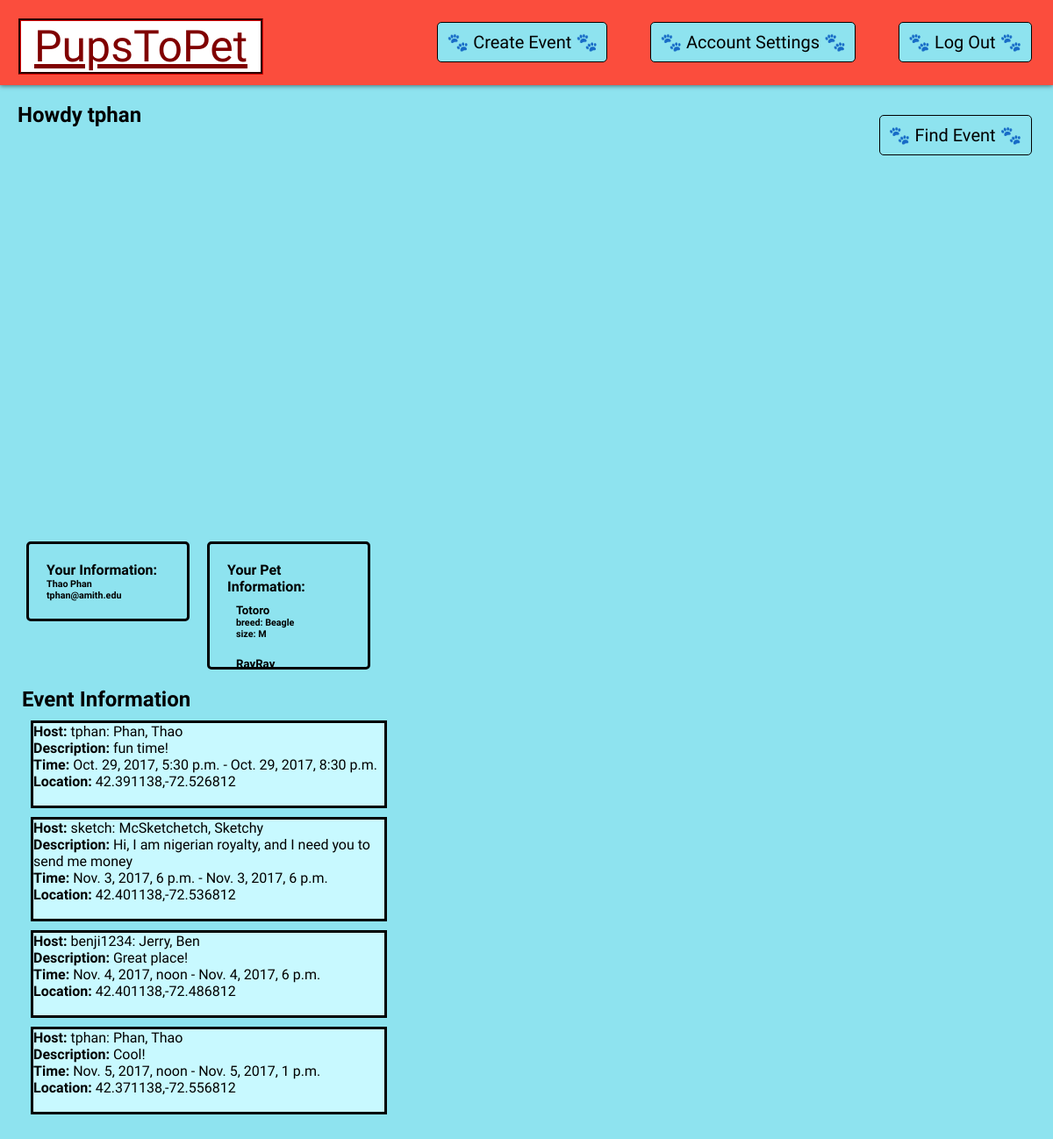
The page /PupsToPet/dashboard (signed in) on the database its author committed.
### PupsToPet/models.py (models this page shows, shortened)
class Pet(models.Model):
    ID = models.UUIDField(primary_key=True, default=uuid.uuid4, help_text="Pet's unique id")
    name = models.CharField(max_length=100, null=True, help_text="Enter pet's name")
    age = models.CharField(max_length=2, null=True, help_text="How old is your pet? Enter a number. (ex: '2', '10', or '15')")
    owner = models.ForeignKey('Owner', on_delete=models.SET_NULL, null=True, help_text="Pet's owner")
    service = models.BooleanField(default=False, help_text="Is this a service animal?")
    vaccinated = models.BooleanField(default=False, help_text="Is this pet vaccinated?")
    disposition = models.CharField(max_length=200, null=True, help_text="Write some notes about your pet's disposition/personality.")
    additional_notes= models.TextField(max_length=1000, null=True, help_text="What else should we know about your pet? Write them down here!")
    GENDER_CHOICES = (('M', 'Male'), ('F', 'Female'))
    gender = models.CharField(max_length=1, default='M', choices=GENDER_CHOICES, blank=True, help_text="Pet's gender")
    SIZE_CHOICES = (('S', 'small'), ('M', 'medium'), ('L', 'large'))
    size = models.CharField(max_length=1, choices=SIZE_CHOICES, blank=True, help_text="Pet's size")
    breed = models.ManyToManyField(Breed, help_text="Your pet might be pure-bred or mixed! Select the breed(s) for this pet.")
    def display_breed(self):
        return ', '.join([ breed.breed for breed in self.breed.all()[:3] ])
    display_breed.short_description = 'Breed'

class Breed(models.Model):
    breed = models.CharField(max_length=200, help_text="Enter a dog breed (e.g. German Sheperd, Golden Retriever, Poodle)")

class Event(models.Model):
    name = models.CharField(max_length=75,null=True,help_text="Event name")
    ID = models.UUIDField(primary_key=True, default=uuid.uuid4, help_text="Unique ID for each event")
    host = models.ForeignKey('Owner',on_delete=models.SET_NULL,null=True,help_text="Host of event")
    pets = models.ManyToManyField(Pet,help_text="Pets attending event")
    start_time = models.DateTimeField(max_length=10,null=True,help_text="Enter time that event starts")
    end_time = models.DateTimeField(max_length=10,null=True,help_text="Enter time that event ends")
    description = models.CharField(max_length=300, null=True, help_text="Enter event description here!")
    location = models.CharField(max_length=100,null=True,help_text="Enter event location") #special data type?
    class Meta:
        ordering = ["start_time", "name", "host", "ID"]

class Owner(models.Model):
    ID = models.UUIDField(primary_key=True, default=uuid.uuid4, help_text="Owner's unique id")
    user = models.OneToOneField(User, on_delete=models.CASCADE)
    GENDER_CHOICES = (('M', 'Male'), ('F', 'Female'),)
    gender = models.CharField(max_length=1, default='M', choices=GENDER_CHOICES, blank=True, help_text="Owner's gender")
    def __str__(self):
        if self.user != None:
            return '%s: %s, %s' % (self.user.username, self.user.last_name, self.user.first_name)
        return '%s' % self.ID

### PupsToPet/views.py (the view)
def dashboard(request):
    events=Event.objects.all()
    if request.user.is_authenticated():
        dogs=request.user.owner.pet_set.all()
    else:
        dogs=None
    return render(
        request,
        'dashboard.html',
        context={'events':events,'dogs':dogs},
    )

### PupsToPet/templates/dashboard.html (shortened to what this page needs)
{% extends "base_generic.html" %}
{% load static %}
{% block navbar %}
{% if user.is_authenticated %}
    <a href="{% url 'logout' %}?next={% url 'about' %}">
        <button>
            &#x1F43E; Log Out &#x1F43E;
        </button>
    </a>
    <a href="{% url 'userinfo' %}">
        <button>
            &#x1F43E; Account Settings &#x1F43E;
        </button>
    </a>
    <a href="{% url 'createevent' %}">
        <button>
            &#x1F43E; Create Event &#x1F43E;
        </button>
    </a>
{% endif %}
<a href="{% url 'findevent' %}">
    <button>
        &#x1F43E; Find Event &#x1F43E;
    </button>
</a>
{% endblock %}
{% block content %}
<div id="page-content">
    <div id="map" style="height: 450px;width: 80%"></div>
    {% if user.is_authenticated %}
    <h2>Howdy {{user.username}}</h2>
    <div id="personal-information">
        <h4>Your Information:</h4>
        <h6>{{user.get_full_name}}</h6>
        <h6>{{user.email}}</h6>
    </div>
    <div id="pet-information">
        <h4>Your Pet Information:</h4>
        <ul>
            {% for dog in dogs %}
            <li>
                <h5>{{dog.name}}</h5>
                <h6>breed: {{dog.display_breed}}</h6>
                <h6>size: {{dog.size}}</h6>
            </li>
            {% endfor %}
        </ul>
    </div>
    {% endif %}
    <div style="padding-top:10px;padding-left:5px">
        <h2>Event Information</h2>
        {% for eve in events %}
        <div style="border: 3px solid black;margin: 10px;width: 400px;background-color: rgb(200, 249, 255);;">
              <p><strong>Host: </strong>{{eve.host}}</p>
              <p><strong>Description: </strong>{{eve.description}}</p>
              <p><strong>Time: </strong>{{eve.start_time}} - {{eve.end_time}}</p>
              <p><strong>Location: </strong>{{eve.location}}</p>
              <br>
        </div>
        {% endfor %}
    </div>
</div>
{% endblock %}

### PupsToPet/static/css/style.css (style rules this page uses)
h1,h2,h3,h4,h5,h6,p { font-family: 'Karma', serif; margin: 0; }
nav button { float: right; margin: 24.5px; color: black; font-family: 'Fredericka the Great', cursive; }
#page-content { margin-top: 97px; padding: 20px; }
button { color: white; background-color: #8EE3EF; border: 1px solid black; border-radius: 5px; padding: 10px; font-size: 20px; }
body { margin: 0; background-color: #8EE3EF; }
#personal-information { padding: 20px; margin: 10px; border: 3px solid black; border-radius: 5px; float: left; width: 140px; }
#pet-information { padding: 20px; margin: 10px; border: 3px solid black; border-radius: 5px; float: left; width: 140px; height: 100px; overflow: scroll; }
li { list-style: none; padding: 10px; }
ul { padding: 0; margin: 0; }
a { text-decoration: none; color: black; }
#map { height: 500px; width: 60%; float: right; margin: 20px; }

### rows shown on the page
Pet: name "Totoro", display_breed "Beagle", size "M"
Pet: name "RayRay"
Event: host "tphan: Phan, Thao", description "fun time!", start_time "Oct. 29, 2017, 5:30 p.m.", end_time "Oct. 29, 2017, 8:30 p.m.", location "42.391138,-72.526812"
Event: host "sketch: McSketchetch, Sketchy", description "Hi, I am nigerian royalty, and I need you to send me money", start_time "Nov. 3, 2017, 6 p.m.", end_time "Nov. 3, 2017, 6 p.m.", location "42.401138,-72.536812"
Event: host "benji1234: Jerry, Ben", description "Great place!", start_time "Nov. 4, 2017, noon", end_time "Nov. 4, 2017, 6 p.m.", location "42.401138,-72.486812"
Event: host "tphan: Phan, Thao", description "Cool!", start_time "Nov. 5, 2017, noon", end_time "Nov. 5, 2017, 1 p.m.", location "42.371138,-72.556812"

### other values the page prints
{{ user.username }} "tphan"
{{ user.get_full_name }} "Thao Phan"
{{ user.email }} "tphan@amith.edu"
